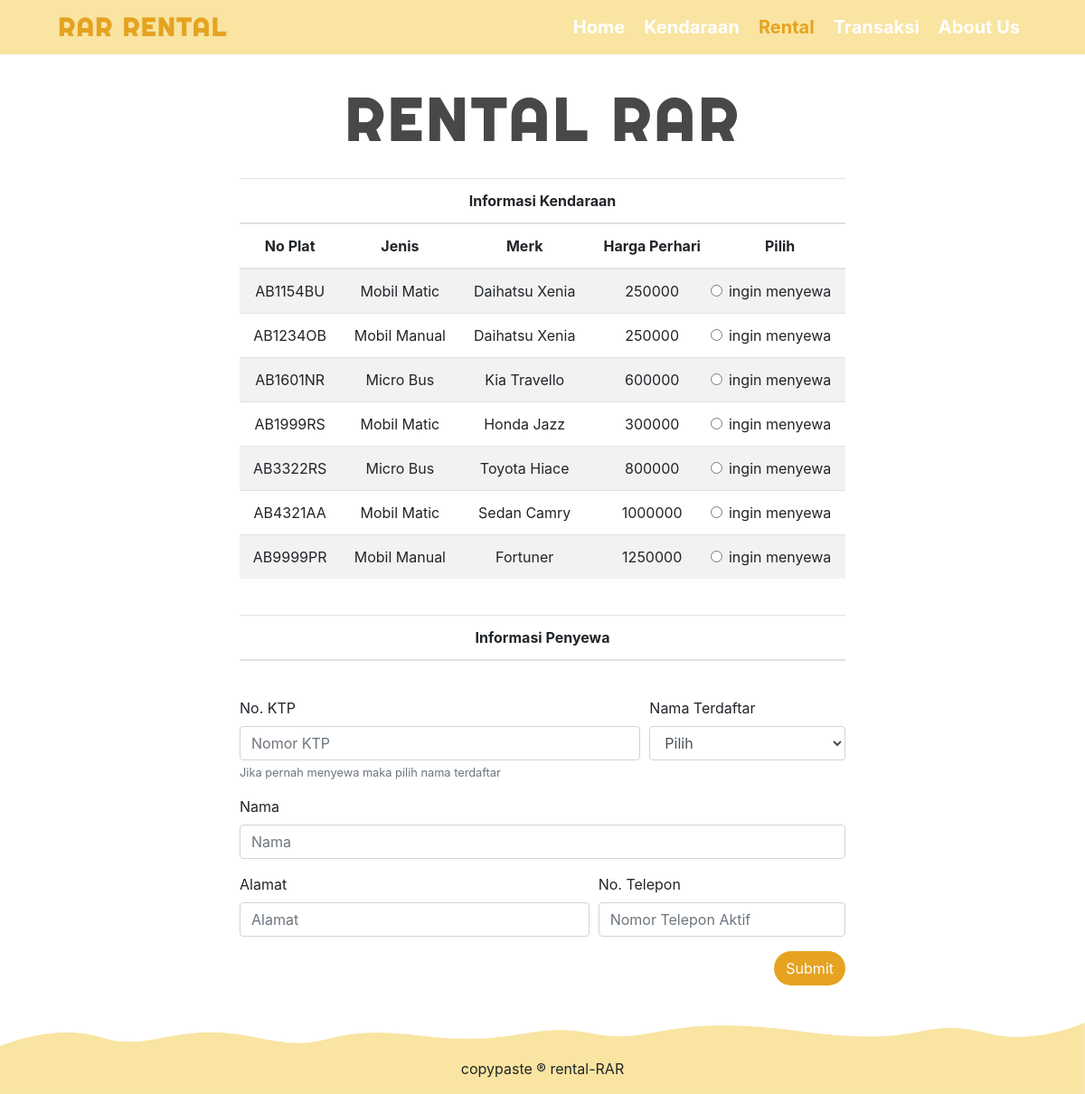
Page /rental.php on the committed database.
### tables this page shows
CREATE TABLE `kendaraan` (
  `no_plat` varchar(8) NOT NULL,
  `jenis_kendaraan` varchar(30) DEFAULT NULL,
  `merk_kendaraan` varchar(15) DEFAULT NULL,
  `harga_sewa` int(11) DEFAULT NULL,
  `status` varchar(5) DEFAULT NULL
);

### rental.php (the view, shortened to what this page needs)
<?php
include "koneksi.php";
?>
<!DOCTYPE html>
<html lang="en">
<head>
	<link rel="stylesheet" href="https://stackpath.bootstrapcdn.com/bootstrap/4.3.1/css/bootstrap.min.css" />
	<link rel="stylesheet" href="style/style.css" />
</head>
<body class="menu">
	<div class="kendaraan px-5">
		<nav class="navbar navbar-expand-lg navbar-dark bg-transparent">
			<a class="navbar-brand" href="home.php">
				<h3 class="font-weight-bold">RAR RENTAL</h3>
			</a>
			<div class="collapse navbar-collapse justify-content-end" id="navbarNavAltMarkup">
				<div class="navbar-nav">
					<a class="nav-item nav-link" href="home.php">
						<h5 class="font-weight-bold">Home</h5>
					</a>
					<a class="nav-item nav-link" href="mobil.php">
						<h5 class="font-weight-bold">Kendaraan</h5>
					</a>
					<a class="nav-item nav-link" href="rental.php">
						<h5 class="active font-weight-bold">Rental</h5>
					</a>
					<a class="nav-item nav-link" href="transaksi.php">
						<h5 class="font-weight-bold">Transaksi</h5>
					</a>
					<a class="nav-item nav-link" href="about_us.php">
						<h5 class="font-weight-bold">About Us</h5>
					</a>
				</div>
			</div>
		</nav>
	</div>
	<div class="container col-7 rounded">
		<p class="rental font-weight-bold mt-4" align="center">RENTAL RAR</p>
		<form action="konfirmasi_sewa.php" method="POST">
			<?php if (empty($_GET['no_plat'])) { ?>
				<table class="table table-striped">
					<thead>
						<tr>
							<th class="text-center" colspan="5">Informasi Kendaraan</th>
						</tr>
						<tr class="text-center">
							<th scope="col">No Plat</th>
							<th scope="col">Jenis</th>
							<th scope="col">Merk</th>
							<th scope="col">Harga Perhari</th>
							<th scope="col">Pilih</th>
						</tr>
					</thead>
					<tbody>
						<?php
							$query2 = mysqli_query($link, "SELECT * FROM kendaraan WHERE status = 'Sedia'");
							while ($data = mysqli_fetch_array($query2)) {	?>
							<tr class="text-center">
								<td><?php echo $data['no_plat']; ?></td>
								<td><?php echo $data['jenis_kendaraan'] ?></td>
								<td><?php echo $data['merk_kendaraan'] ?></td>
								<td><?php echo $data['harga_sewa'] ?></td>
								<td>
									<input class="form-check-input" type="radio" name="sewa" value="<?php echo $data['no_plat']; ?>">
									<label class="form-check-label">
										ingin menyewa
									</label>
								</td>
							</tr>
						<?php } ?>
					</tbody>
				</table>
			<?php	} ?>
			<br>
			<table class="table table-striped">
				<thead>
					<tr>
						<th class="text-center">Informasi Penyewa</th>
					</tr>
				</thead>
			</table>
			<br>
			<div class="form-row">
				<div class="form-group col-md-8">
					<label>No. KTP</label>
					<input type="text" class="form-control" placeholder="Nomor KTP" name="ktp_baru">
					<small class="form-text text-muted">Jika pernah menyewa maka pilih nama terdaftar</small>
				</div>
				<div class="form-group col-md-4">
					<label>Nama Terdaftar</label>
					<select class="form-control" name="ktp_lama">
						<option selected>Pilih</option>
					</select>
				</div>
			</div>
			<div class="form-group">
				<label>Nama</label>
				<input type="text" class="form-control" placeholder="Nama" name="nama">
			</div>
			<div class="form-row">
				<div class="form-group col-7">
					<label>Alamat</label>
					<input type="text" class="form-control" placeholder="Alamat" name="alamat">
				</div>
				<div class="form-group col-5">
					<label>No. Telepon</label>
					<input type="text" class="form-control" placeholder="Nomor Telepon Aktif" name="no_telp">
				</div>
			</div>
			<div class="text-right">
				<button type="submit" class="btn">Submit</button>
			</div>
		</form>
	</div>
	<footer class="footer">
		<p>copypaste ® rental-RAR</p>
	</footer>
</body>
</html>

### style/style.css (style rules this page uses)
h3 { font-family: "Righteous", cursive; color: #e5a321; letter-spacing: 2px; margin-bottom: 0px; }
a h5 { color: white; margin: 0 0 0 5px; }
a h5.active { color: #e5a321; }
.rental { font-family: "Righteous", cursive; font-size: 65px; color: #474847; letter-spacing: 5px; margin-top: 100px; }
.menu { background-image: url("../images/Path-b.png"); background-repeat: no-repeat; background-position: bottom; background-size: 100%; }
.kendaraan { background-color: #f9e4a1; }
.btn { border-radius: 50px; background-color: #e5a321; color: white; }
.footer { text-align: center; margin-top: 80px; }

### rows in the picture
kendaraan: no_plat "AB1154BU", jenis_kendaraan "Mobil Matic", merk_kendaraan "Daihatsu Xenia", harga_sewa "250000"
kendaraan: no_plat "AB1234OB", jenis_kendaraan "Mobil Manual", merk_kendaraan "Daihatsu Xenia", harga_sewa "250000"
kendaraan: no_plat "AB1601NR", jenis_kendaraan "Micro Bus", merk_kendaraan "Kia Travello", harga_sewa "600000"
kendaraan: no_plat "AB1999RS", jenis_kendaraan "Mobil Matic", merk_kendaraan "Honda Jazz", harga_sewa "300000"
kendaraan: no_plat "AB3322RS", jenis_kendaraan "Micro Bus", merk_kendaraan "Toyota Hiace", harga_sewa "800000"
kendaraan: no_plat "AB4321AA", jenis_kendaraan "Mobil Matic", merk_kendaraan "Sedan Camry", harga_sewa "1000000"
kendaraan: no_plat "AB9999PR", jenis_kendaraan "Mobil Manual", merk_kendaraan "Fortuner", harga_sewa "1250000"
